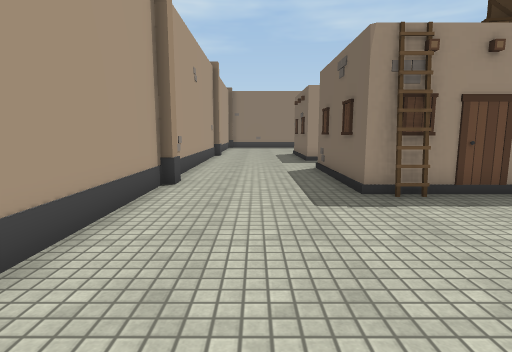
[1] (above)

23 first-person views from a walk through a scene from a Unity 3-D project. The camera is 1.3 m above the floor, tilts 8° down and sees 80° across. The floor is counted in squares, 1 m on a side. Each view is taken from the middle of a square. On the plan, view 1 faces up. The plan holds only what a view shows up to about 14 squares ahead; the rest is blank. The place goes on beyond the plan. The player character is not drawn. Some surface patterns are stand-ins.

[2]
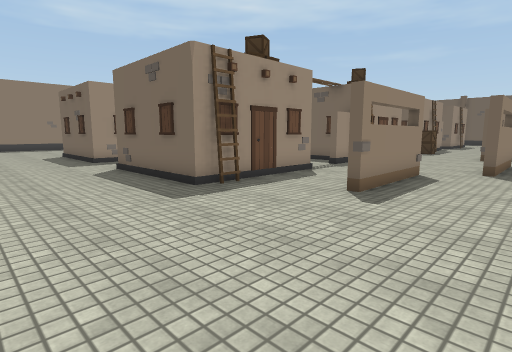

[3]
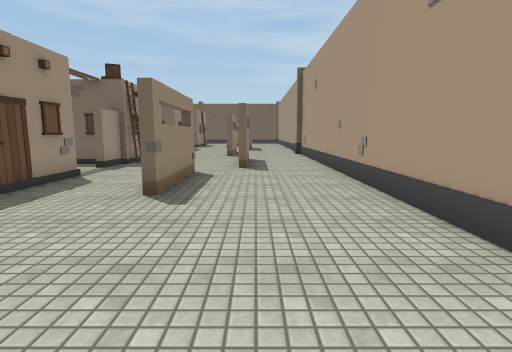

[4]
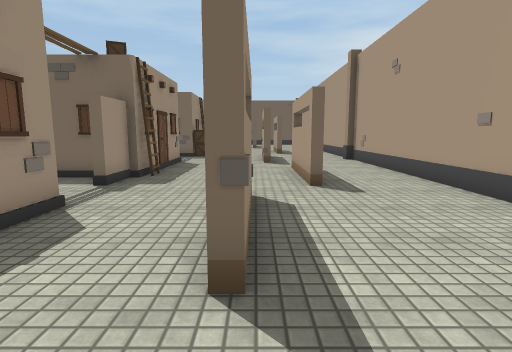

[5]
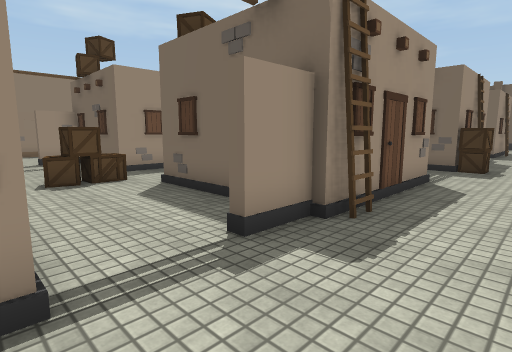

[6]
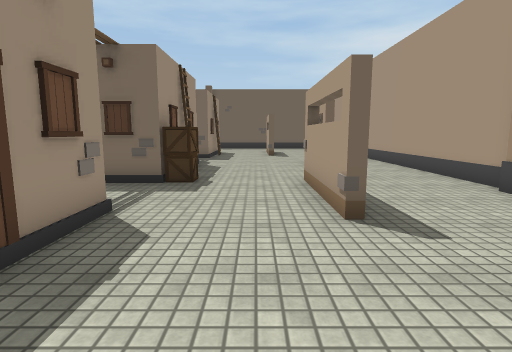

[7]
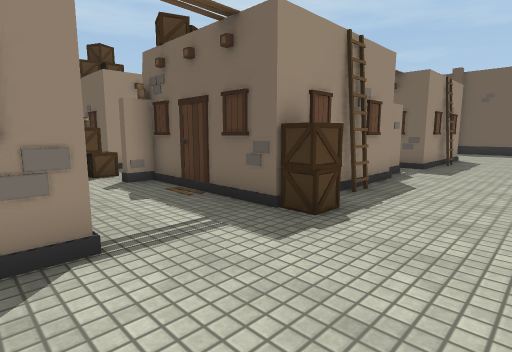

[8]
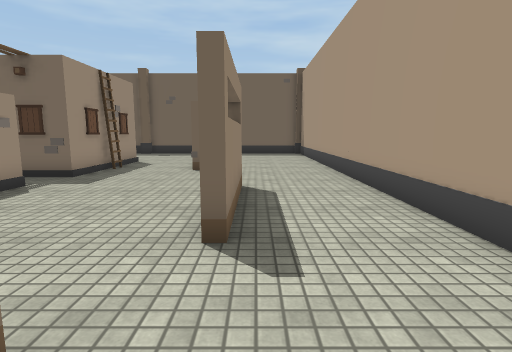

[9]
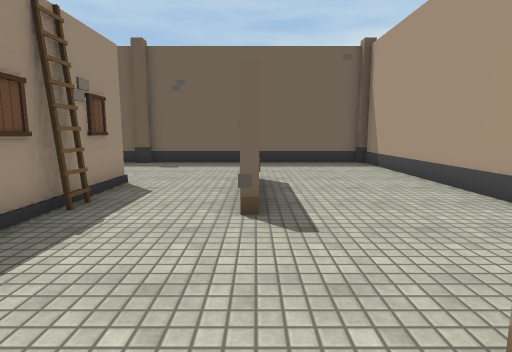

[10]
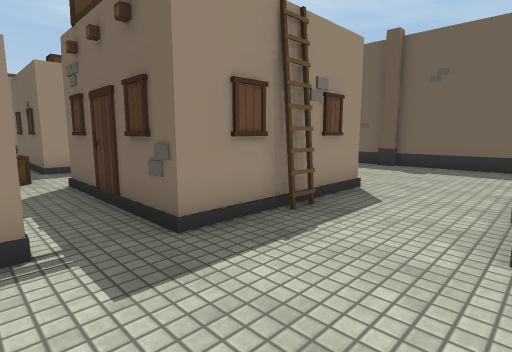

[11]
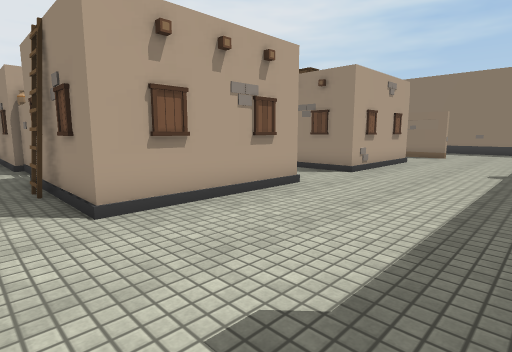

[12]
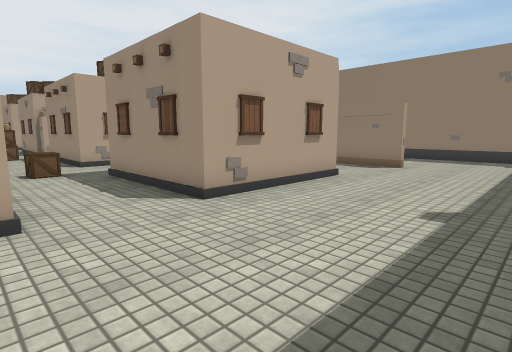

[13]
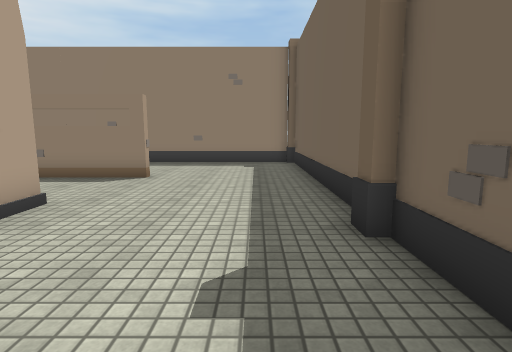

[14]
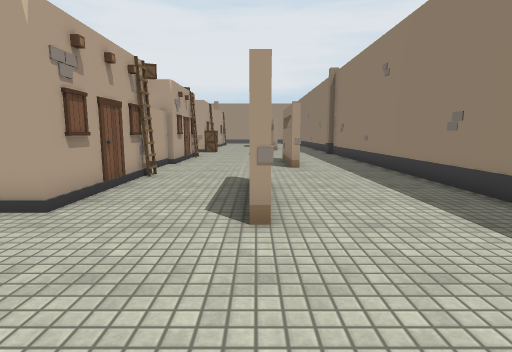

[15]
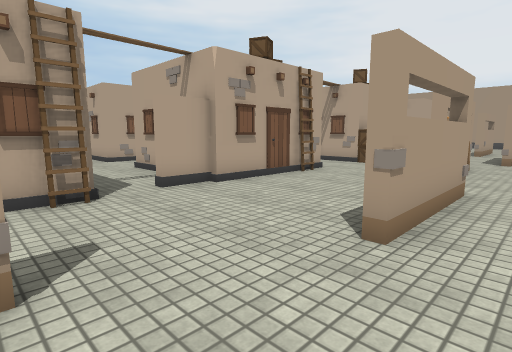

[16]
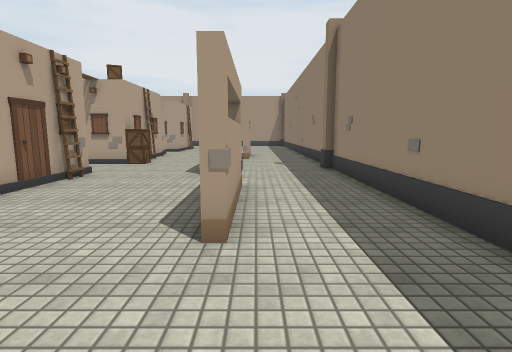

[17]
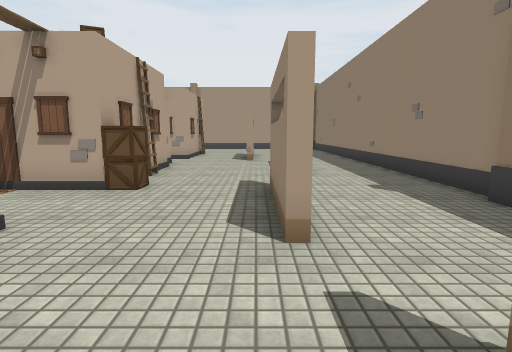

[18]
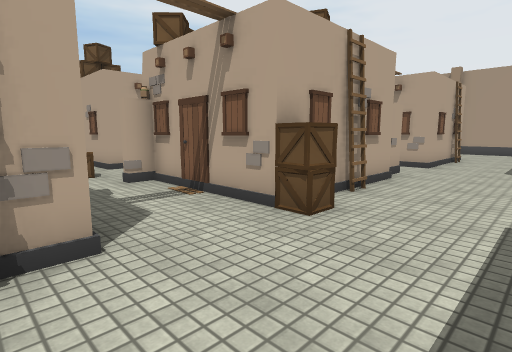

[19]
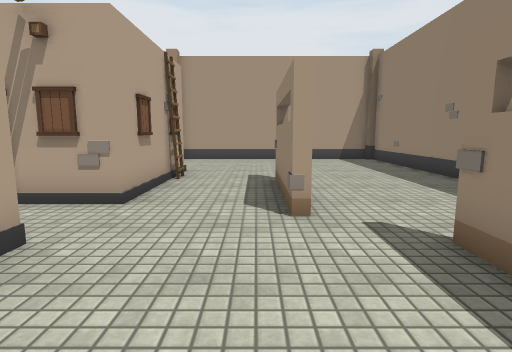

[20]
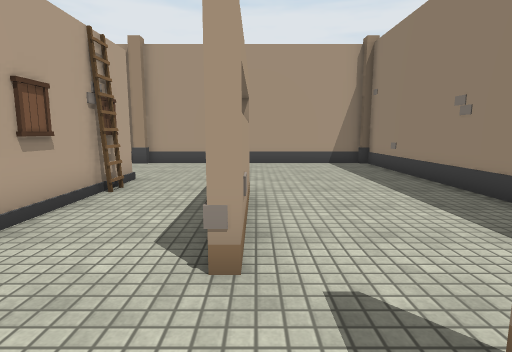

[21]
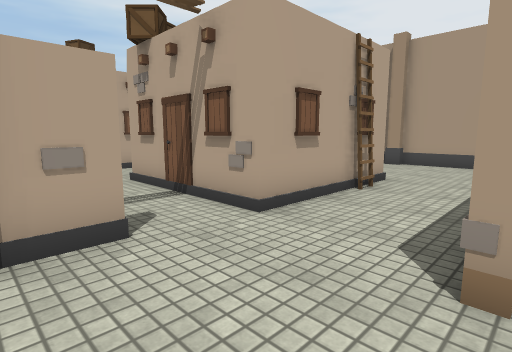

[22]
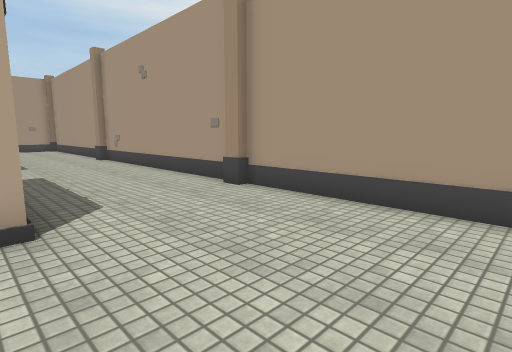

[23]
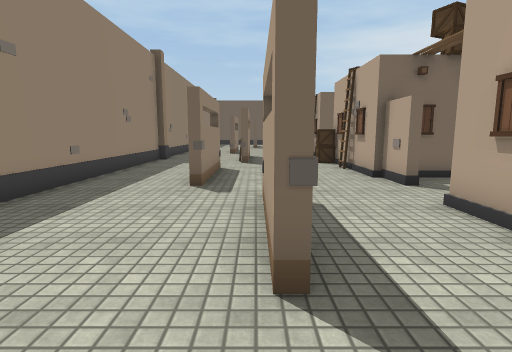

### Floor plan
Key: @ floor where view 1 was taken; # wall or solid block; . floor; B building; A box; O other object.
Columns run from 3 left of view 1 to 38 right of it. Each row starts with its distance up from view 1.
 28 #########  ###########OO########OO########
 27 #........................................#
 26 #........................................#
 25 #............##  ..O.....O##O............#
 24 #............O##O.OO   .. ###............#
 23 #......O##OO.......### .........OO##O....#
 22 #........................................#
 21 #........................................#
 20 #.................AA...........B.........#
 19 #.....####B..OO####B..#######.######.....#
 18 #....B   ##...##  ##..      ..#    #.....#
 17 #.....    #.. #    #..      ..#    #.....O
 16 #....B    #.. #    #..#    B..#    B.....O
 15 #.....#   #.. ###  OO.######..######.....
 14 #......   ... ..    ...   ...............
 13 #......   ..AA..   .AAA......A...........
 12 #.....    .....    ...     .............
 11 #....B     ...B   ##..    ## .#    #.....
 10 O....B     ...#    #..#      .#    #.....
  9 O....#     ...#    #..#      .#    #.....#
  8 #....B     ...#    #..##     .##   #.....#
  7 #....#####B..#######..B######.B#####.....#
  6 #.....................AA.................#
  5 #........................................#
  4 #........................................
  3 #......O###O.......O##O.........O#   ....
  2  ............####..  ##..#  #............#
  1  ............####........####............#
  0  . @.....................................#
 -1    ......................................#
 -2     ######################################

Positions as (right, up) in squares from view 1, and headings:
1: (0, 0), facing up
2: (-2, 0), facing up-right
3: (-2, 1), facing right
4: (2, 3), facing right
5: (7, 4), facing up-right
6: (11, 4), facing right
7: (15, 3), facing up-right
8: (18, 1), facing right
9: (24, 3), facing right
10: (25, 3), facing up-right
11: (37, 5), facing up-left
12: (37, 11), facing up-left
13: (36, 14), facing up
14: (37, 23), facing left
15: (29, 26), facing down-left
16: (29, 25), facing left
17: (23, 23), facing left
18: (20, 23), facing down-left
19: (13, 22), facing left
20: (11, 23), facing left
21: (11, 23), facing down-left
22: (3, 24), facing down-left
23: (2, 23), facing right
